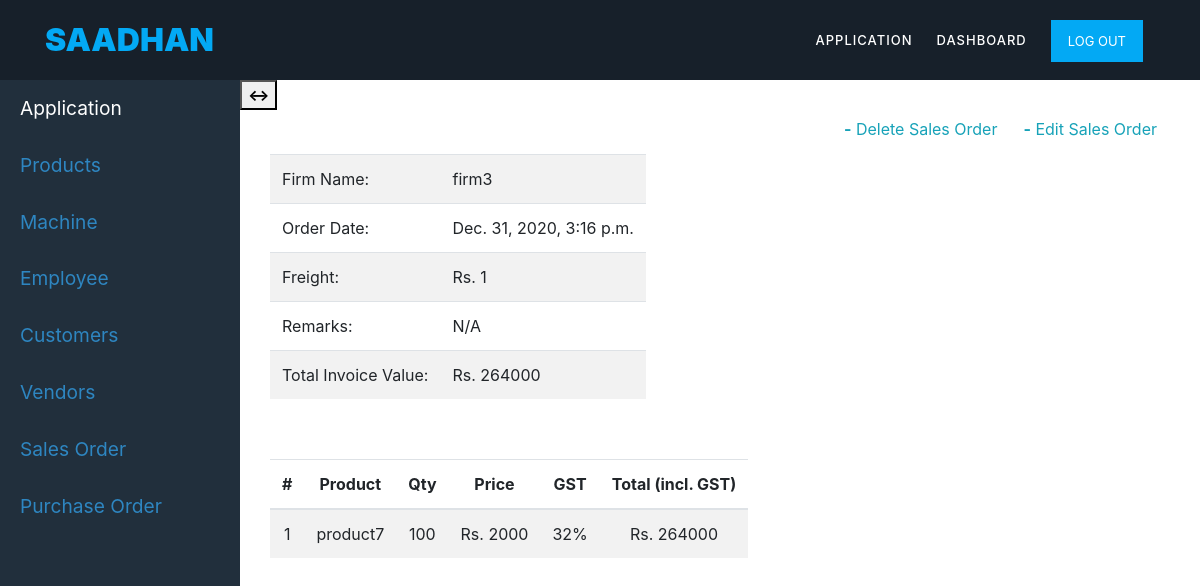
Page /sales/order/3/view (signed in) on the committed database.
### mainapp/models.py (models this page shows, shortened)
class sales_order(models.Model):
	customer = models.ForeignKey(customer,on_delete=models.CASCADE)
	order_date = models.DateTimeField(default=timezone.now)
	firm = models.ForeignKey(user_firm,blank=True,on_delete=models.CASCADE)
	freight = models.PositiveIntegerField()
	remarks = models.CharField(max_length=100, default='N/A')
	total_amount = models.PositiveIntegerField(default=0)

class customer(models.Model):
	firm = models.ForeignKey(user_firm,blank=True,on_delete=models.CASCADE)
	firm_name = models.CharField(max_length=100)
	gstin = models.CharField(max_length=15,unique=True,null=True)
	contact_person = models.CharField(max_length=50)
	primary_contact_number = models.BigIntegerField(unique=True)
	secondary_contact_number = models.BigIntegerField(null=True,unique=True)
	email_address = models.EmailField(unique=True,null=True)
	street_address = models.TextField(max_length=250)
	pin_code = models.IntegerField()
	city = models.CharField(max_length=50)
	district = models.CharField(max_length=50)
	state = models.CharField(max_length=50)
	remarks = models.TextField(max_length=250,null=True,blank=True)
	def __str__(self):
		return self.firm_name

class sales_item(models.Model):
	sales_order = models.ForeignKey(sales_order,on_delete=models.CASCADE)
	product = models.ForeignKey(product,on_delete=models.CASCADE)
	quantity = models.PositiveIntegerField()
	price = models.PositiveIntegerField()
	gst_rate = models.PositiveSmallIntegerField(default = 0)
	total = models.PositiveIntegerField(default=0)

class product(models.Model):
	firm = models.ForeignKey(user_firm,blank=True,on_delete=models.CASCADE)
	product_name=models.CharField(max_length=50,help_text='Product name here')
	product_description = models.CharField(max_length=150,help_text='Write something about the product here')
	product_category = models.ForeignKey(product_category,on_delete=models.CASCADE)
	def __str__(self):
		return self.product_name

### mainapp/views.py (the view)
# urls.py: path('sales/order/<int:pk>/view', SalesOrderDetailView.as_view(), name='sales-order-details'),
class SalesOrderDetailView(LoginRequiredMixin,DetailView):
	model = sales_order
	def get_context_data(self, **kwargs):
		context = super().get_context_data(**kwargs)
		context['items'] = sales_item.objects.filter(sales_order=self.object)
		context['title'] = 'Sales Order Details'
		return context

### mainapp/templates/mainapp/sales_order_detail.html
{% extends 'mainapp/application.html' %}
{% block application_content %}
{% load crispy_forms_tags %}
<div class="container">
	<div class="row">
    <div class="col-12 col-md-offset-12 custyle">
        <a href="{% url 'sales-order-edit' object.id %}" class="btn text-info btn-xs pull-right"><b>-</b> Edit Sales Order</a>
        <a href="{% url 'sales-order-delete' object.id %}" class="btn text-info btn-xs pull-right"><b>-</b> Delete Sales Order</a>
    <table class="table table-striped table-responsive">
        <legend>Order Details</legend>
        <tr>
            <td>Firm Name:</td><td>{{object.customer}}</td>
        </tr>
        <tr>
            <td>Order Date:</td><td>{{object.order_date}}</td>
        </tr>
        <tr>
            <td>Freight:</td><td>Rs. {{object.freight}}</td>
        </tr>
        <tr>
            <td>Remarks:</td><td>{{object.remarks}}</td>
        </tr>
        <tr>
            <td>Total Invoice Value:</td><td>Rs. {{object.total_amount}}</td>
        </tr>
    </table>
    <table class="table table-striped table-responsive">
    <legend>Items ({{items|length}})</legend>
        <thead>
        <tr>
            <th class="text-center">#</th>
            <th class="text-center">Product</th>
            <th class="text-center">Qty</th>
            <th class="text-center">Price</th>
            <th class="text-center">GST</th>
            <th class="text-center">Total (incl. GST)</th>
        </tr>
    </thead>
    		{% for item in items %}
    		<tr>
    			<td class="text-center">{{forloop.counter}}</td>
    			<td class="text-center">{{item.product}}</td>
                <td class="text-center">{{item.quantity}} </td>
                <td class="text-center">Rs. {{item.price}}</td>
                <td class="text-center">{{item.gst_rate}}%</td>
                <td class="text-center">Rs. {{item.total}}</td>
    		</tr>
    		{% endfor %}
    </table>
    </div>
</div>
</div>
{% endblock %}

### mainapp/static/css/custom.css (style rules this page uses)
.body_design { background-color: #fff; }
html, body, div, span, applet, object, iframe, h1, h2, h3, h4, h5, h6, p, blockquote, div pre, a, abbr, acronym, address, big, cite, code, del, dfn, em, font, img, ins, kbd, q, s, samp, small, strike, strong, sub, sup, tt, var, b, u, i, center, dl, dt, dd, ol, ul, li, figure, header, nav, section, article, aside, footer, figcaption { margin: 0; padding: 0; border: 0; outline: 0; }
* { box-sizing: border-box; }
html, body { font-family: 'Poppins', sans-serif; font-weight: 400; background-color: #fff; font-size: 16px; -ms-text-size-adjust: 100%; -webkit-font-smoothing: antialiased; -moz-osx-font-smoothing: grayscale; }
a { text-decoration: none !important; }
html, body { background: #fff; font-family: 'Poppins', sans-serif; }

### rows in the picture
sales_order: customer "firm3", order_date "Dec. 31, 2020, 3:16 p.m.", freight "1", remarks "N/A", total_amount "264000"
sales_item: product "product7", quantity "100", price "2000", gst_rate "32", total "264000"
